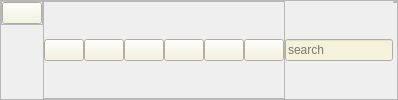
          <widget class="QFrame" name="header_frame">
           <property name="frameShape">
            <enum>QFrame::Shape::StyledPanel</enum>
           </property>
           <property name="frameShadow">
            <enum>QFrame::Shadow::Raised</enum>
           </property>
           <layout class="QHBoxLayout" name="horizontalLayout_2">
            <property name="spacing">
             <number>0</number>
            </property>
            <property name="leftMargin">
             <number>0</number>
            </property>
            <property name="topMargin">
             <number>0</number>
            </property>
            <property name="rightMargin">
             <number>0</number>
            </property>
            <property name="bottomMargin">
             <number>0</number>
            </property>
            <item alignment="Qt::AlignmentFlag::AlignLeft|Qt::AlignmentFlag::AlignTop">
             <widget class="QFrame" name="frame_6">
              <property name="frameShape">
               <enum>QFrame::Shape::StyledPanel</enum>
              </property>
              <property name="frameShadow">
               <enum>QFrame::Shadow::Raised</enum>
              </property>
              <layout class="QHBoxLayout" name="horizontalLayout_6">
               <property name="spacing">
                <number>0</number>
               </property>
               <property name="leftMargin">
                <number>0</number>
               </property>
               <property name="topMargin">
                <number>0</number>
               </property>
               <property name="rightMargin">
                <number>0</number>
               </property>
               <property name="bottomMargin">
                <number>0</number>
               </property>
               <item>
                <widget class="QPushButton" name="pushButton_8">
                 <property name="styleSheet">
                  <string notr="true">background-color: rgb(245, 242, 219);</string>
                 </property>
                 <property name="text">
                  <string/>
                 </property>
                 <property name="icon">
                  <iconset>
                   <normalon>icons/align-left.svg</normalon>
                  </iconset>
                 </property>
                 <property name="iconSize">
                  <size>
                   <width>32</width>
                   <height>32</height>
                  </size>
                 </property>
                </widget>
               </item>
              </layout>
             </widget>
            </item>
            <item>
             <widget class="QFrame" name="frame_2">
              <property name="frameShape">
               <enum>QFrame::Shape::StyledPanel</enum>
              </property>
              <property name="frameShadow">
               <enum>QFrame::Shadow::Raised</enum>
              </property>
              <layout class="QHBoxLayout" name="horizontalLayout_5">
               <property name="spacing">
                <number>0</number>
               </property>
               <property name="leftMargin">
                <number>0</number>
               </property>
               <property name="topMargin">
                <number>0</number>
               </property>
               <property name="rightMargin">
                <number>0</number>
               </property>
               <property name="bottomMargin">
                <number>0</number>
               </property>
               <item>
                <widget class="QPushButton" name="pushButton_3">
                 <property name="styleSheet">
                  <string notr="true">background-color: rgb(245, 242, 219);
</string>
                 </property>
                 <property name="text">
                  <string/>
                 </property>
                 <property name="icon">
                  <iconset>
                   <normalon>icons/x.svg</normalon>
                  </iconset>
                 </property>
                </widget>
               </item>
               <item>
                <widget class="QPushButton" name="pushButton_6">
                 <property name="styleSheet">
                  <string notr="true">background-color: rgb(245, 242, 219);</string>
                 </property>
                 <property name="text">
                  <string/>
                 </property>
                 <property name="icon">
                  <iconset>
                   <normalon>icons/search.svg</normalon>
                  </iconset>
                 </property>
                </widget>
               </item>
               <item>
                <widget class="QPushButton" name="pushButton_4">
                 <property name="styleSheet">
                  <string notr="true">background-color: rgb(245, 242, 219);</string>
                 </property>
                 <property name="text">
                  <string/>
                 </property>
                 <property name="icon">
                  <iconset>
                   <normalon>icons/bell.svg</normalon>
                  </iconset>
                 </property>
                </widget>
               </item>
               <item>
                <widget class="QPushButton" name="pushButton_5">
                 <property name="styleSheet">
                  <string notr="true">background-color: rgb(245, 242, 219);</string>
                 </property>
                 <property name="text">
                  <string/>
                 </property>
                 <property name="icon">
                  <iconset>
                   <normalon>icons/user.svg</normalon>
                  </iconset>
                 </property>
                </widget>
               </item>
               <item>
                <widget class="QPushButton" name="pushButton">
                 <property name="styleSheet">
                  <string notr="true">background-color: rgb(245, 242, 219);</string>
                 </property>
                 <property name="text">
                  <string/>
                 </property>
                 <property name="icon">
                  <iconset>
                   <normalon>icons/maximize-2.svg</normalon>
                  </iconset>
                 </property>
                </widget>
               </item>
               <item>
                <widget class="QPushButton" name="pushButton_2">
                 <property name="styleSheet">
                  <string notr="true">background-color: rgb(245, 242, 219);</string>
                 </property>
                 <property name="text">
                  <string/>
                 </property>
                 <property name="icon">
                  <iconset>
                   <normalon>icons/arrow-down-left.svg</normalon>
                  </iconset>
                 </property>
                </widget>
               </item>
              </layout>
             </widget>
            </item>
            <item>
             <widget class="QLineEdit" name="lineEdit">
              <property name="styleSheet">
               <string notr="true">background-color: rgb(245, 242, 219);</string>
              </property>
              <property name="placeholderText">
               <string>search</string>
              </property>
             </widget>
            </item>
            <item alignment="Qt::AlignmentFlag::AlignHCenter|Qt::AlignmentFlag::AlignTop">
             <widget class="QFrame" name="frame_3">
              <property name="frameShape">
               <enum>QFrame::Shape::StyledPanel</enum>
              </property>
              <property name="frameShadow">
               <enum>QFrame::Shadow::Raised</enum>
              </property>
              <layout class="QHBoxLayout" name="horizontalLayout">
               <property name="spacing">
                <number>0</number>
               </property>
               <property name="leftMargin">
                <number>0</number>
               </property>
               <property name="topMargin">
                <number>0</number>
               </property>
               <property name="rightMargin">
                <number>0</number>
               </property>
               <property name="bottomMargin">
                <number>0</number>
               </property>
              </layout>
             </widget>
            </item>
            <item alignment="Qt::AlignmentFlag::AlignRight|Qt::AlignmentFlag::AlignTop">
             <widget class="QFrame" name="frame">
              <property name="frameShape">
               <enum>QFrame::Shape::StyledPanel</enum>
              </property>
              <property name="frameShadow">
               <enum>QFrame::Shadow::Raised</enum>
              </property>
              <layout class="QHBoxLayout" name="horizontalLayout_4">
               <property name="spacing">
                <number>0</number>
               </property>
               <property name="leftMargin">
                <number>0</number>
               </property>
               <property name="topMargin">
                <number>0</number>
               </property>
               <property name="rightMargin">
                <number>0</number>
               </property>
               <property name="bottomMargin">
                <number>0</number>
               </property>
              </layout>
             </widget>
            </item>
           </layout>
          </widget>
